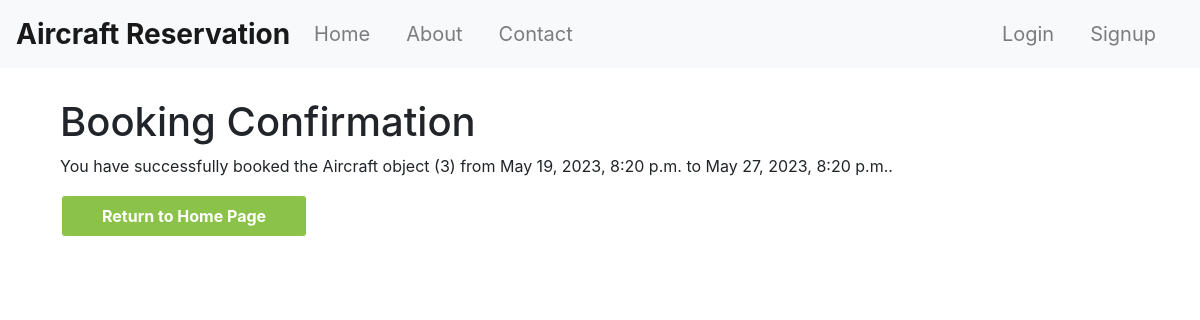
Screenshot of /booking_confirmation/12/ with the database file from the repository.
### reservation/models.py (models this page shows)
class Booking(models.Model):
    STATUS_CHOICES = [
        ('Pending', 'Pending'),
        ('Confirmed', 'Confirmed'),
        ('Cancelled', 'Cancelled'),
        ('Completed', 'Completed'),
    ]
    aircraft = models.ForeignKey(Aircraft, on_delete=models.CASCADE)
    user = models.ForeignKey(User, on_delete=models.CASCADE)
    start_time = models.DateTimeField()
    end_time = models.DateTimeField()
    status = models.CharField(max_length=10, choices=STATUS_CHOICES, default='Pending')

class Aircraft(models.Model):
    id = models.BigAutoField(primary_key=True)
    currentSpeed = models.IntegerField()
    model = models.CharField(max_length = 50)
    fuelCapacity = models.IntegerField()
    timeForInspection = models.DateField()
    description = models.CharField(max_length=500, blank=True)
    image = models.ImageField(upload_to='static/Aircrafts_img/', blank=True, null=True)
    availability = models.BooleanField()
    country = models.CharField(max_length=100,default='Unknown')

### reservation/views.py (the view)
# urls.py: path('booking_confirmation/<int:booking_id>/', views.booking_confirmation, name='booking_confirmation'),
def booking_confirmation(request, booking_id):
    try:
        booking = Booking.objects.get(id=booking_id)
    except Booking.DoesNotExist:
        return render(request, 'book_aircraft.html', {'error': 'Booking not found'})
    return render(request, 'booking_confirmation.html', {'booking': booking})

### templates/booking_confirmation.html (shortened to what this page needs)
{% extends 'base.html' %}
{% block content %}
  <div class="container">
    {% if booking %}
      <h1>Booking Confirmation</h1>
      <p>You have successfully booked the {{ booking.aircraft }} from {{ booking.start_time }} to {{ booking.end_time }}.</p>
    {% endif %}
    <a href="/" class="btn btn-primary">Return to Home Page</a>
  </div>
{% endblock %}

### static/css/base.css (style rules this page uses)
.btn { background-color: #8bc34a; color: #fff; text-decoration: none; padding: 8px 40px; border: 2px solid #fff; border-radius: 5px; cursor: pointer; font-weight: bold; transition: background-color 0.4s; }

### rows the page displays
Booking: aircraft "Aircraft object (3)", start_time "May 19, 2023, 8:20 p.m.", end_time "May 27, 2023, 8:20 p.m."
